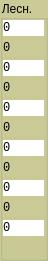
  <widget class="QGroupBox" name="info_f1_value">
   <property name="geometry">
    <rect>
     <x>1210</x>
     <y>440</y>
     <width>48</width>
     <height>261</height>
    </rect>
   </property>
   <property name="palette">
    <palette>
     <active>
      <colorrole role="WindowText">
       <brush brushstyle="SolidPattern">
        <color alpha="255">
         <red>0</red>
         <green>0</green>
         <blue>0</blue>
        </color>
       </brush>
      </colorrole>
      <colorrole role="Button">
       <brush brushstyle="SolidPattern">
        <color alpha="255">
         <red>203</red>
         <green>203</green>
         <blue>152</blue>
        </color>
       </brush>
      </colorrole>
      <colorrole role="Light">
       <brush brushstyle="SolidPattern">
        <color alpha="255">
         <red>255</red>
         <green>255</green>
         <blue>254</blue>
        </color>
       </brush>
      </colorrole>
      <colorrole role="Midlight">
       <brush brushstyle="SolidPattern">
        <color alpha="255">
         <red>255</red>
         <green>255</green>
         <blue>190</blue>
        </color>
       </brush>
      </colorrole>
      <colorrole role="Dark">
       <brush brushstyle="SolidPattern">
        <color alpha="255">
         <red>127</red>
         <green>127</green>
         <blue>63</blue>
        </color>
       </brush>
      </colorrole>
      <colorrole role="Mid">
       <brush brushstyle="SolidPattern">
        <color alpha="255">
         <red>170</red>
         <green>170</green>
         <blue>85</blue>
        </color>
       </brush>
      </colorrole>
      <colorrole role="Text">
       <brush brushstyle="SolidPattern">
        <color alpha="255">
         <red>0</red>
         <green>0</green>
         <blue>0</blue>
        </color>
       </brush>
      </colorrole>
      <colorrole role="BrightText">
       <brush brushstyle="SolidPattern">
        <color alpha="255">
         <red>255</red>
         <green>255</green>
         <blue>255</blue>
        </color>
       </brush>
      </colorrole>
      <colorrole role="ButtonText">
       <brush brushstyle="SolidPattern">
        <color alpha="255">
         <red>0</red>
         <green>0</green>
         <blue>0</blue>
        </color>
       </brush>
      </colorrole>
      <colorrole role="Base">
       <brush brushstyle="SolidPattern">
        <color alpha="255">
         <red>203</red>
         <green>203</green>
         <blue>152</blue>
        </color>
       </brush>
      </colorrole>
      <colorrole role="Window">
       <brush brushstyle="SolidPattern">
        <color alpha="255">
         <red>203</red>
         <green>203</green>
         <blue>152</blue>
        </color>
       </brush>
      </colorrole>
      <colorrole role="Shadow">
       <brush brushstyle="SolidPattern">
        <color alpha="255">
         <red>0</red>
         <green>0</green>
         <blue>0</blue>
        </color>
       </brush>
      </colorrole>
      <colorrole role="AlternateBase">
       <brush brushstyle="SolidPattern">
        <color alpha="255">
         <red>255</red>
         <green>255</green>
         <blue>191</blue>
        </color>
       </brush>
      </colorrole>
      <colorrole role="ToolTipBase">
       <brush brushstyle="SolidPattern">
        <color alpha="255">
         <red>255</red>
         <green>255</green>
         <blue>220</blue>
        </color>
       </brush>
      </colorrole>
      <colorrole role="ToolTipText">
       <brush brushstyle="SolidPattern">
        <color alpha="255">
         <red>0</red>
         <green>0</green>
         <blue>0</blue>
        </color>
       </brush>
      </colorrole>
      <colorrole role="PlaceholderText">
       <brush brushstyle="SolidPattern">
        <color alpha="128">
         <red>0</red>
         <green>0</green>
         <blue>0</blue>
        </color>
       </brush>
      </colorrole>
     </active>
     <inactive>
      <colorrole role="WindowText">
       <brush brushstyle="SolidPattern">
        <color alpha="255">
         <red>0</red>
         <green>0</green>
         <blue>0</blue>
        </color>
       </brush>
      </colorrole>
      <colorrole role="Button">
       <brush brushstyle="SolidPattern">
        <color alpha="255">
         <red>203</red>
         <green>203</green>
         <blue>152</blue>
        </color>
       </brush>
      </colorrole>
      <colorrole role="Light">
       <brush brushstyle="SolidPattern">
        <color alpha="255">
         <red>255</red>
         <green>255</green>
         <blue>254</blue>
        </color>
       </brush>
      </colorrole>
      <colorrole role="Midlight">
       <brush brushstyle="SolidPattern">
        <color alpha="255">
         <red>255</red>
         <green>255</green>
         <blue>190</blue>
        </color>
       </brush>
      </colorrole>
      <colorrole role="Dark">
       <brush brushstyle="SolidPattern">
        <color alpha="255">
         <red>127</red>
         <green>127</green>
         <blue>63</blue>
        </color>
       </brush>
      </colorrole>
      <colorrole role="Mid">
       <brush brushstyle="SolidPattern">
        <color alpha="255">
         <red>170</red>
         <green>170</green>
         <blue>85</blue>
        </color>
       </brush>
      </colorrole>
      <colorrole role="Text">
       <brush brushstyle="SolidPattern">
        <color alpha="255">
         <red>0</red>
         <green>0</green>
         <blue>0</blue>
        </color>
       </brush>
      </colorrole>
      <colorrole role="BrightText">
       <brush brushstyle="SolidPattern">
        <color alpha="255">
         <red>255</red>
         <green>255</green>
         <blue>255</blue>
        </color>
       </brush>
      </colorrole>
      <colorrole role="ButtonText">
       <brush brushstyle="SolidPattern">
        <color alpha="255">
         <red>0</red>
         <green>0</green>
         <blue>0</blue>
        </color>
       </brush>
      </colorrole>
      <colorrole role="Base">
       <brush brushstyle="SolidPattern">
        <color alpha="255">
         <red>203</red>
         <green>203</green>
         <blue>152</blue>
        </color>
       </brush>
      </colorrole>
      <colorrole role="Window">
       <brush brushstyle="SolidPattern">
        <color alpha="255">
         <red>203</red>
         <green>203</green>
         <blue>152</blue>
        </color>
       </brush>
      </colorrole>
      <colorrole role="Shadow">
       <brush brushstyle="SolidPattern">
        <color alpha="255">
         <red>0</red>
         <green>0</green>
         <blue>0</blue>
        </color>
       </brush>
      </colorrole>
      <colorrole role="AlternateBase">
       <brush brushstyle="SolidPattern">
        <color alpha="255">
         <red>255</red>
         <green>255</green>
         <blue>191</blue>
        </color>
       </brush>
      </colorrole>
      <colorrole role="ToolTipBase">
       <brush brushstyle="SolidPattern">
        <color alpha="255">
         <red>255</red>
         <green>255</green>
         <blue>220</blue>
        </color>
       </brush>
      </colorrole>
      <colorrole role="ToolTipText">
       <brush brushstyle="SolidPattern">
        <color alpha="255">
         <red>0</red>
         <green>0</green>
         <blue>0</blue>
        </color>
       </brush>
      </colorrole>
      <colorrole role="PlaceholderText">
       <brush brushstyle="SolidPattern">
        <color alpha="128">
         <red>0</red>
         <green>0</green>
         <blue>0</blue>
        </color>
       </brush>
      </colorrole>
     </inactive>
     <disabled>
      <colorrole role="WindowText">
       <brush brushstyle="SolidPattern">
        <color alpha="255">
         <red>127</red>
         <green>127</green>
         <blue>63</blue>
        </color>
       </brush>
      </colorrole>
      <colorrole role="Button">
       <brush brushstyle="SolidPattern">
        <color alpha="255">
         <red>203</red>
         <green>203</green>
         <blue>152</blue>
        </color>
       </brush>
      </colorrole>
      <colorrole role="Light">
       <brush brushstyle="SolidPattern">
        <color alpha="255">
         <red>255</red>
         <green>255</green>
         <blue>254</blue>
        </color>
       </brush>
      </colorrole>
      <colorrole role="Midlight">
       <brush brushstyle="SolidPattern">
        <color alpha="255">
         <red>255</red>
         <green>255</green>
         <blue>190</blue>
        </color>
       </brush>
      </colorrole>
      <colorrole role="Dark">
       <brush brushstyle="SolidPattern">
        <color alpha="255">
         <red>127</red>
         <green>127</green>
         <blue>63</blue>
        </color>
       </brush>
      </colorrole>
      <colorrole role="Mid">
       <brush brushstyle="SolidPattern">
        <color alpha="255">
         <red>170</red>
         <green>170</green>
         <blue>85</blue>
        </color>
       </brush>
      </colorrole>
      <colorrole role="Text">
       <brush brushstyle="SolidPattern">
        <color alpha="255">
         <red>127</red>
         <green>127</green>
         <blue>63</blue>
        </color>
       </brush>
      </colorrole>
      <colorrole role="BrightText">
       <brush brushstyle="SolidPattern">
        <color alpha="255">
         <red>255</red>
         <green>255</green>
         <blue>255</blue>
        </color>
       </brush>
      </colorrole>
      <colorrole role="ButtonText">
       <brush brushstyle="SolidPattern">
        <color alpha="255">
         <red>127</red>
         <green>127</green>
         <blue>63</blue>
        </color>
       </brush>
      </colorrole>
      <colorrole role="Base">
       <brush brushstyle="SolidPattern">
        <color alpha="255">
         <red>203</red>
         <green>203</green>
         <blue>152</blue>
        </color>
       </brush>
      </colorrole>
      <colorrole role="Window">
       <brush brushstyle="SolidPattern">
        <color alpha="255">
         <red>203</red>
         <green>203</green>
         <blue>152</blue>
        </color>
       </brush>
      </colorrole>
      <colorrole role="Shadow">
       <brush brushstyle="SolidPattern">
        <color alpha="255">
         <red>0</red>
         <green>0</green>
         <blue>0</blue>
        </color>
       </brush>
      </colorrole>
      <colorrole role="AlternateBase">
       <brush brushstyle="SolidPattern">
        <color alpha="255">
         <red>255</red>
         <green>255</green>
         <blue>127</blue>
        </color>
       </brush>
      </colorrole>
      <colorrole role="ToolTipBase">
       <brush brushstyle="SolidPattern">
        <color alpha="255">
         <red>255</red>
         <green>255</green>
         <blue>220</blue>
        </color>
       </brush>
      </colorrole>
      <colorrole role="ToolTipText">
       <brush brushstyle="SolidPattern">
        <color alpha="255">
         <red>0</red>
         <green>0</green>
         <blue>0</blue>
        </color>
       </brush>
      </colorrole>
      <colorrole role="PlaceholderText">
       <brush brushstyle="SolidPattern">
        <color alpha="128">
         <red>0</red>
         <green>0</green>
         <blue>0</blue>
        </color>
       </brush>
      </colorrole>
     </disabled>
    </palette>
   </property>
   <property name="styleSheet">
    <string notr="true">background-color: rgb(203, 203, 152);</string>
   </property>
   <property name="title">
    <string>Лесн.</string>
   </property>
   <property name="flat">
    <bool>false</bool>
   </property>
   <widget class="QLabel" name="f1_3">
    <property name="geometry">
     <rect>
      <x>3</x>
      <y>60</y>
      <width>41</width>
      <height>16</height>
     </rect>
    </property>
    <property name="font">
     <font>
      <family>Consolas</family>
     </font>
    </property>
    <property name="styleSheet">
     <string notr="true">background-color: rgb(255, 255, 255);</string>
    </property>
    <property name="text">
     <string>0</string>
    </property>
   </widget>
   <widget class="QLabel" name="f1_4">
    <property name="geometry">
     <rect>
      <x>3</x>
      <y>80</y>
      <width>41</width>
      <height>16</height>
     </rect>
    </property>
    <property name="font">
     <font>
      <family>Consolas</family>
     </font>
    </property>
    <property name="styleSheet">
     <string notr="true"/>
    </property>
    <property name="text">
     <string>0</string>
    </property>
   </widget>
   <widget class="QLabel" name="f1_5">
    <property name="geometry">
     <rect>
      <x>3</x>
      <y>100</y>
      <width>41</width>
      <height>16</height>
     </rect>
    </property>
    <property name="font">
     <font>
      <family>Consolas</family>
     </font>
    </property>
    <property name="styleSheet">
     <string notr="true">background-color: rgb(255, 255, 255);</string>
    </property>
    <property name="text">
     <string>0</string>
    </property>
   </widget>
   <widget class="QLabel" name="f1_6">
    <property name="geometry">
     <rect>
      <x>3</x>
      <y>120</y>
      <width>41</width>
      <height>16</height>
     </rect>
    </property>
    <property name="font">
     <font>
      <family>Consolas</family>
     </font>
    </property>
    <property name="styleSheet">
     <string notr="true"/>
    </property>
    <property name="text">
     <string>0</string>
    </property>
   </widget>
   <widget class="QLabel" name="f1_8">
    <property name="geometry">
     <rect>
      <x>3</x>
      <y>160</y>
      <width>41</width>
      <height>16</height>
     </rect>
    </property>
    <property name="font">
     <font>
      <family>Consolas</family>
     </font>
    </property>
    <property name="styleSheet">
     <string notr="true"/>
    </property>
    <property name="text">
     <string>0</string>
    </property>
   </widget>
   <widget class="QLabel" name="f1_9">
    <property name="geometry">
     <rect>
      <x>3</x>
      <y>180</y>
      <width>41</width>
      <height>16</height>
     </rect>
    </property>
    <property name="font">
     <font>
      <family>Consolas</family>
     </font>
    </property>
    <property name="styleSheet">
     <string notr="true">background-color: rgb(255, 255, 255);</string>
    </property>
    <property name="text">
     <string>0</string>
    </property>
   </widget>
   <widget class="QLabel" name="f1_10">
    <property name="geometry">
     <rect>
      <x>3</x>
      <y>200</y>
      <width>41</width>
      <height>16</height>
     </rect>
    </property>
    <property name="font">
     <font>
      <family>Consolas</family>
     </font>
    </property>
    <property name="styleSheet">
     <string notr="true"/>
    </property>
    <property name="text">
     <string>0</string>
    </property>
   </widget>
   <widget class="QLabel" name="f1_11">
    <property name="geometry">
     <rect>
      <x>3</x>
      <y>220</y>
      <width>41</width>
      <height>16</height>
     </rect>
    </property>
    <property name="font">
     <font>
      <family>Consolas</family>
     </font>
    </property>
    <property name="styleSheet">
     <string notr="true">background-color: rgb(255, 255, 255);</string>
    </property>
    <property name="text">
     <string>0</string>
    </property>
   </widget>
   <widget class="QLabel" name="f1_7">
    <property name="geometry">
     <rect>
      <x>3</x>
      <y>140</y>
      <width>41</width>
      <height>16</height>
     </rect>
    </property>
    <property name="font">
     <font>
      <family>Consolas</family>
     </font>
    </property>
    <property name="styleSheet">
     <string notr="true">background-color: rgb(255, 255, 255);</string>
    </property>
    <property name="text">
     <string>0</string>
    </property>
   </widget>
   <widget class="QLabel" name="f1_2">
    <property name="geometry">
     <rect>
      <x>3</x>
      <y>40</y>
      <width>41</width>
      <height>16</height>
     </rect>
    </property>
    <property name="font">
     <font>
      <family>Consolas</family>
     </font>
    </property>
    <property name="styleSheet">
     <string notr="true"/>
    </property>
    <property name="text">
     <string>0</string>
    </property>
   </widget>
   <widget class="QLabel" name="f1_1">
    <property name="geometry">
     <rect>
      <x>3</x>
      <y>20</y>
      <width>41</width>
      <height>16</height>
     </rect>
    </property>
    <property name="font">
     <font>
      <family>Consolas</family>
     </font>
    </property>
    <property name="styleSheet">
     <string notr="true">background-color: rgb(255, 255, 255);</string>
    </property>
    <property name="text">
     <string>0</string>
    </property>
   </widget>
  </widget>
